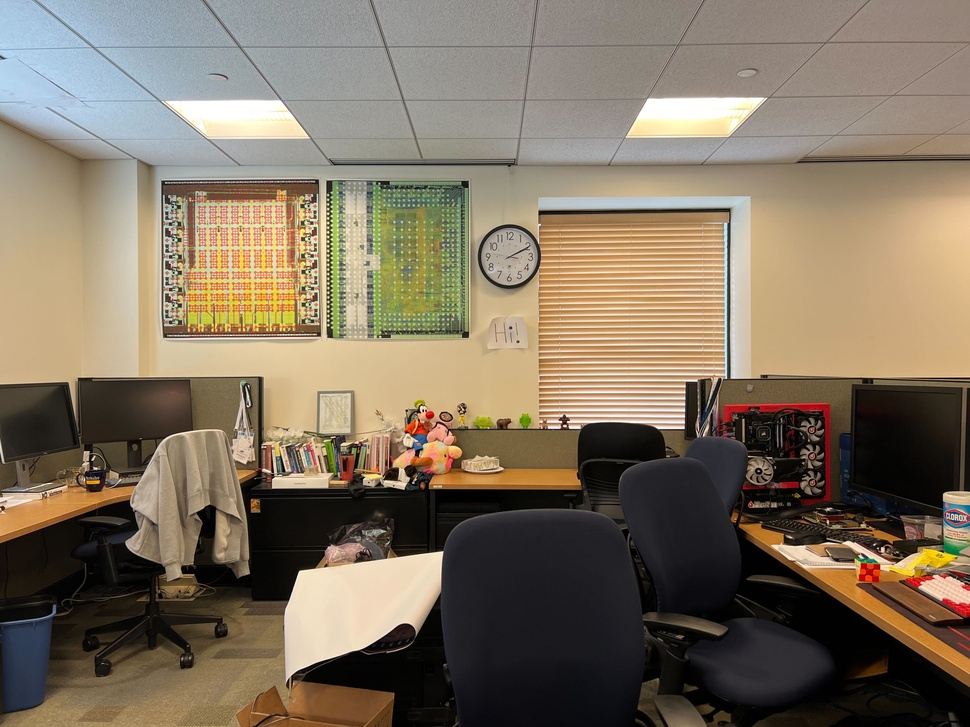
#> input picture data/cube/left.jpg, 970 x 727 px, shrunk from 4032 x 3024 before the run
$ python util.py --left ../../data/cube/left.jpg --right ../../data/cube/right.jpg
#> lines starting #> are read from the running program, lines starting #| are printed output that depends on the picture
# A utility script reading images via OpenCV and storing them in intermediate forms for actual compute

import cv2
import numpy as np
import argparse

# simple arguments parser
if __name__ == '__main__':
    parser = argparse.ArgumentParser(description='Simple stereo matching example.')
    parser.add_argument('--left', type=str, help='left image file', required=True)
    parser.add_argument('--right', type=str, help='right image file', required=True)
    args = parser.parse_args()

    # read images as grayscale
    imgL = cv2.imread(args.left)
#> imgL is the input picture: shape (727, 970, 3); mean B, G, R 96.7, 115.1, 128.2
    imgR = cv2.imread(args.right)
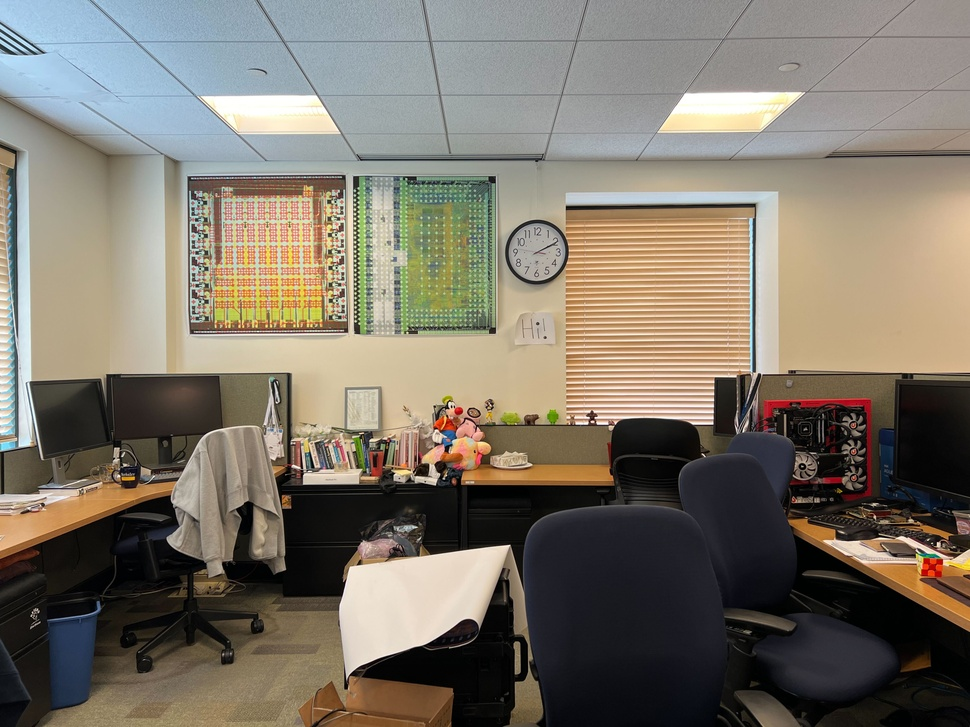
#> input picture data/cube/right.jpg, 970 x 727 px, shrunk from 4032 x 3024 before the run
#> imgR is the input picture: shape (727, 970, 3); mean B, G, R 105.5, 117.7, 125.2

    gray_left = cv2.cvtColor(imgL, cv2.COLOR_BGR2GRAY, imgL)
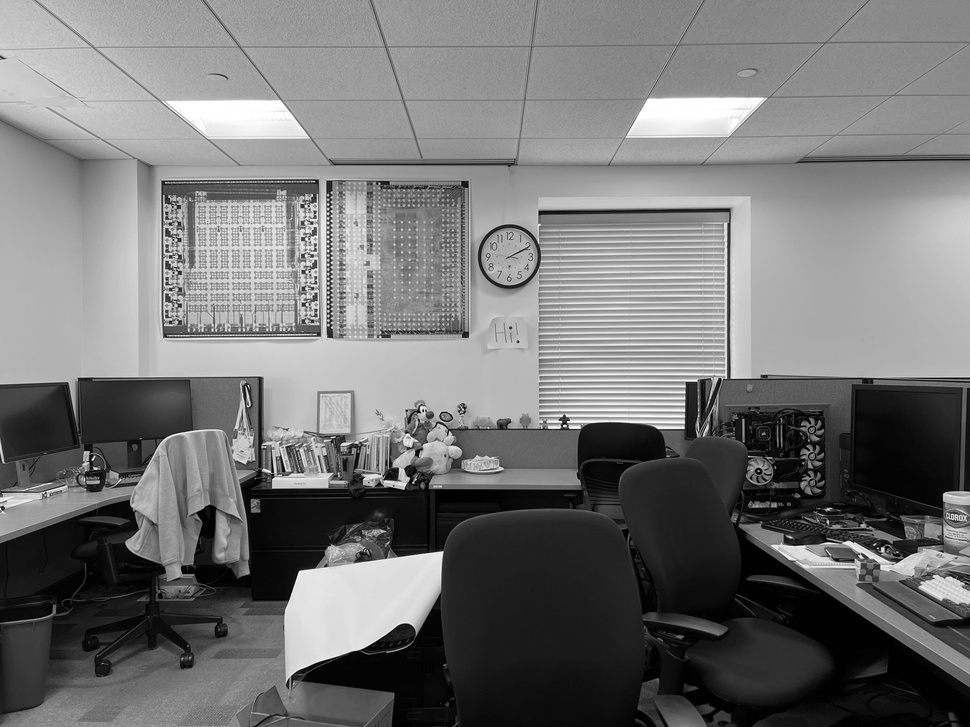
#> gray_left: shape (727, 970); min 0, max 255, mean 116.9
    gray_right = cv2.cvtColor(imgR, cv2.COLOR_BGR2GRAY, imgR)
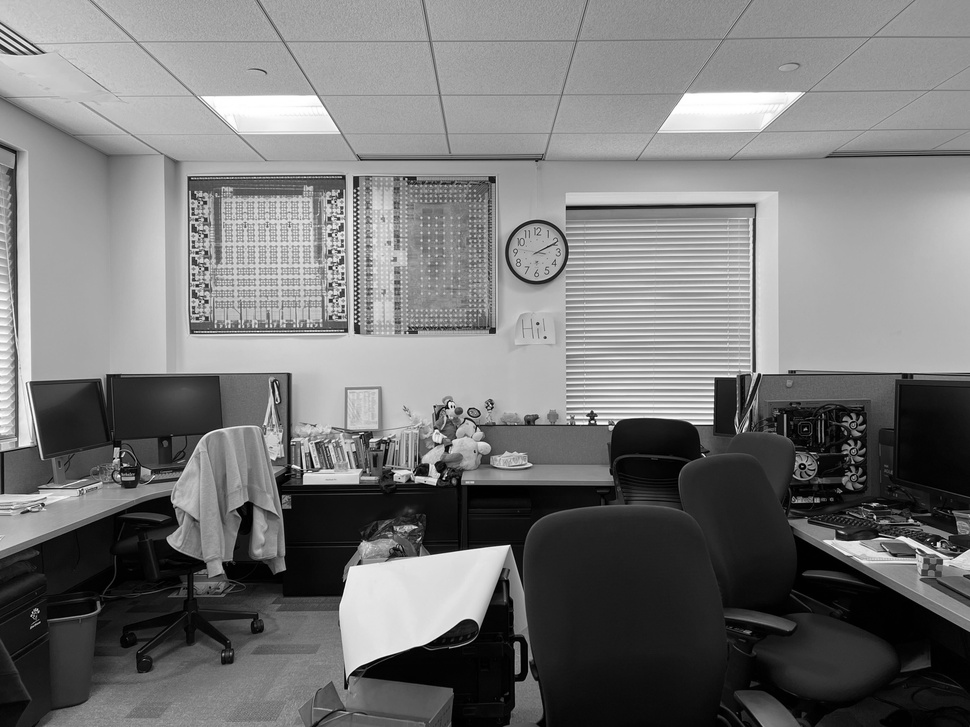
#> gray_right: shape (727, 970); min 0, max 255, mean 118.6

    raw_left = gray_left.tobytes()
    #print the last 10 bytes
    print(raw_left[-10:])
#| b'\t\x0c\x0b\x05\x01\x01\x02\x02\x01\x01'
    height, width = gray_left.shape
#> height = 727; width = 970
    print(f"Height: {height}, Width: {width}")
#| Height: 727, Width: 970
    raw_right = gray_right.tobytes()

    # write to files
    with open('output/intermediate/left', 'wb') as f:
        f.write(raw_left)
    with open('output/intermediate/right', 'wb') as f:
        f.write(raw_right)
